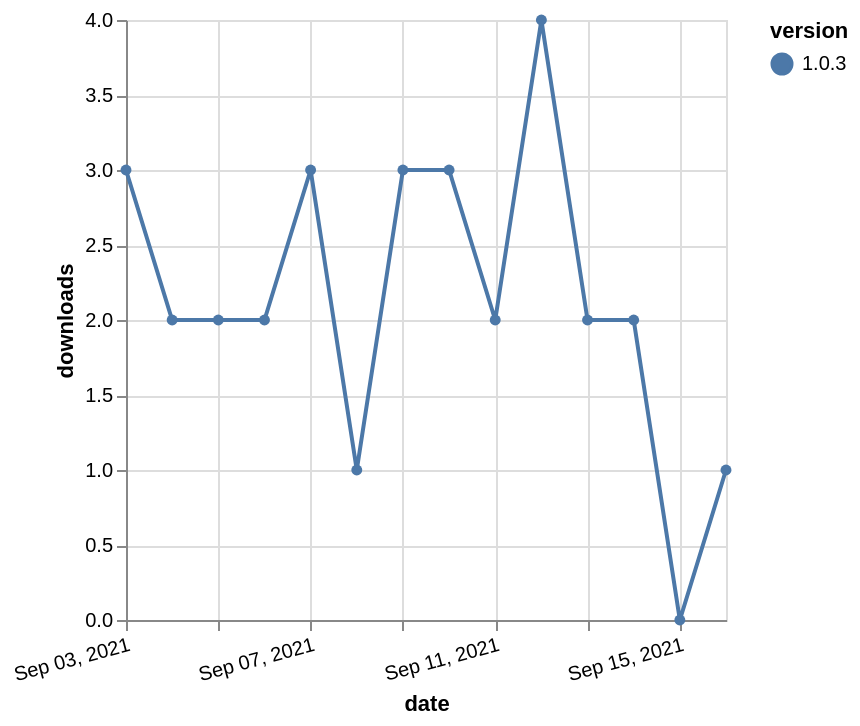

The specification (Vega-Lite) saved for this image:
### Vega-Lite specification from a JSON file in a GitHub repository (floating-point values rounded to 4 significant figures)
{"$schema": "https://vega.github.io/schema/vega-lite/v5.json", "description": "A simple bar chart with embedded data.", "data": {"values": [{"date": "2021-09-03", "total": 238, "delta": 3, "version": "1.0.3"}, {"date": "2021-09-04", "total": 240, "delta": 2, "version": "1.0.3"}, {"date": "2021-09-05", "total": 242, "delta": 2, "version": "1.0.3"}, {"date": "2021-09-06", "total": 244, "delta": 2, "version": "1.0.3"}, {"date": "2021-09-07", "total": 247, "delta": 3, "version": "1.0.3"}, {"date": "2021-09-08", "total": 248, "delta": 1, "version": "1.0.3"}, {"date": "2021-09-09", "total": 251, "delta": 3, "version": "1.0.3"}, {"date": "2021-09-10", "total": 254, "delta": 3, "version": "1.0.3"}, {"date": "2021-09-11", "total": 256, "delta": 2, "version": "1.0.3"}, {"date": "2021-09-12", "total": 260, "delta": 4, "version": "1.0.3"}, {"date": "2021-09-13", "total": 262, "delta": 2, "version": "1.0.3"}, {"date": "2021-09-14", "total": 264, "delta": 2, "version": "1.0.3"}, {"date": "2021-09-15", "total": 264, "delta": 0, "version": "1.0.3"}, {"date": "2021-09-16", "total": 265, "delta": 1, "version": "1.0.3"}]}, "width": "container", "mark": {"type": "line", "point": {"filled": true}}, "encoding": {"x": {"field": "date", "type": "temporal", "timeUnit": "yearmonthdate", "title": "date", "axis": {"labelAngle": -15}}, "y": {"field": "delta", "type": "quantitative", "title": "downloads"}, "color": {"field": "version", "type": "nominal"}, "tooltip": {"field": "delta"}}}
